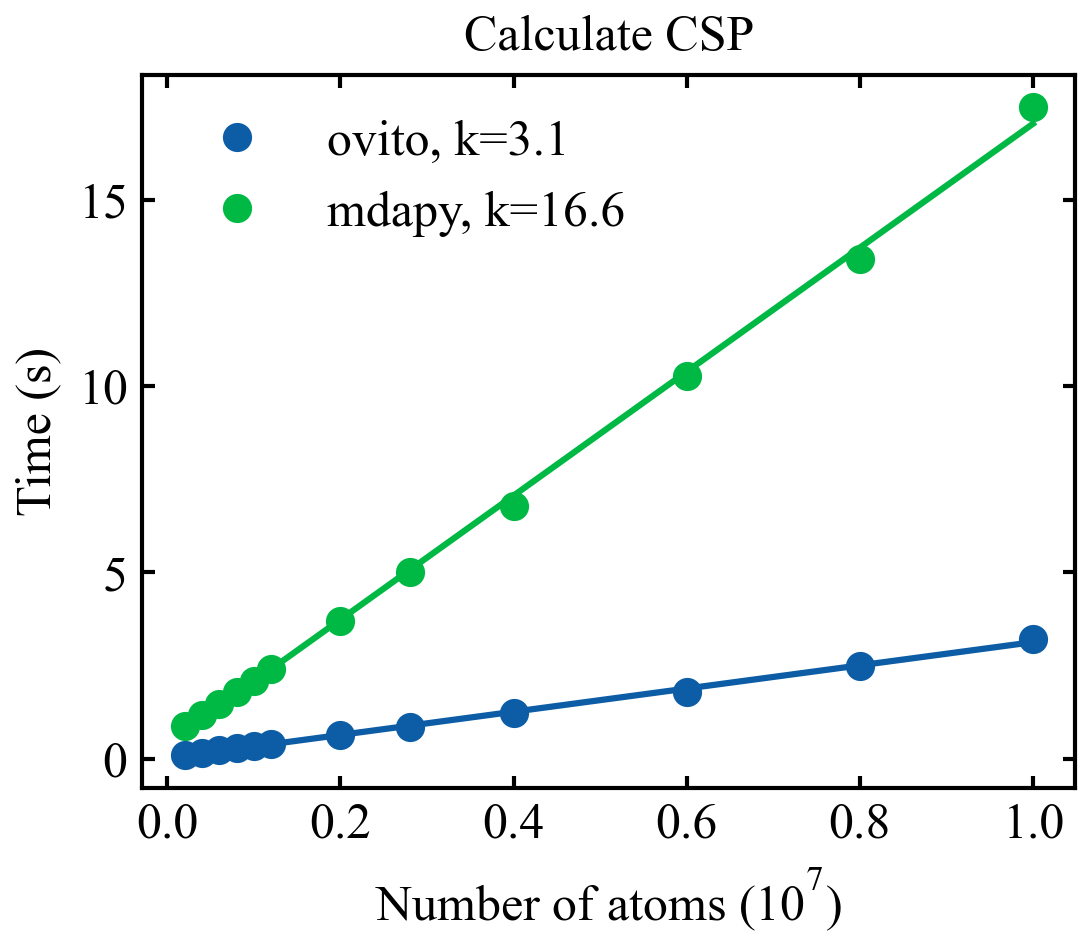

Generate this figure with Python:
import mdapy as mp
import numpy as np
from time import time
import matplotlib.pyplot as plt
from mdapy.plot.pltset import pltset, cm2inch
from mdapy.tools.timer import timer

from ovito.data import CutoffNeighborFinder, DataCollection, Particles, SimulationCell
from ovito.io import import_file
from ovito.pipeline import Pipeline, StaticSource
from ovito.modifiers import CentroSymmetryModifier

    
@timer
def test_csp_average_time(ave_num=3, check_ovito=False):
    time_list = []
    print('*'*30)
    for num in [5, 10, 15, 20, 25, 30, 50, 70, 100, 150, 200, 250]:
        FCC = mp.LatticeMaker(3.615, 'FCC', num, 100, 100)
        FCC.compute()
        print(f'Build {FCC.N} atoms...')
        ovito_t, mdapy_t = 0., 0.
        for turn in range(ave_num):
            print(f'Running {turn} turn in ovito...')
            particles = Particles()
            data = DataCollection()
            data.objects.append(particles)
            particles.create_property('Position', data=FCC.pos)
            cell = SimulationCell(pbc = (True, True, True))
            cell[...] = [[FCC.box[0, 1],0,0,FCC.box[0, 0]],
                         [0,FCC.box[1, 1],0,FCC.box[1, 0]],
                         [0,0,FCC.box[2, 1],FCC.box[2, 0]]]
            data.objects.append(cell)
            pipeline = Pipeline(source = StaticSource(data = data))

            start = time()
            pipeline.modifiers.append(CentroSymmetryModifier())
            data = pipeline.compute()
            end = time()
            ovito_t += (end-start)
            
            print(f'Running {turn} turn in mdapy...')
            start = time()
            system = mp.System(box=FCC.box, pos=FCC.pos)
            system.cal_centro_symmetry_parameter()
            end = time()
            mdapy_t += (end-start)
            if check_ovito:
                print(f'Checking results of {turn} turn...')
                assert np.allclose(system.data['csp'].values, np.array(data.particles['Centrosymmetry'][...]))
            
        time_list.append([FCC.N, ovito_t/ave_num, mdapy_t/ave_num])
        print('*'*30)
    time_list = np.array(time_list)
    np.savetxt('time_list_cpu_csp.txt', time_list, delimiter=' ', header='N ovito mdapy')
    return time_list
    
def plot(time_list, title=None, kind = 'cpu', save_fig=True):

    assert kind in ['cpu', 'gpu', 'cpu-gpu']
    if kind in ['cpu', 'gpu']:
        assert time_list.shape[1] == 3
    else:
        assert time_list.shape[1] == 4
    pltset()
    colorlist = [i['color'] for i in list(plt.rcParams['axes.prop_cycle'])]
    fig = plt.figure(figsize=(cm2inch(10), cm2inch(8)), dpi=150)
    plt.subplots_adjust(left=0.16, bottom=0.165, top=0.92, right=0.95)
    N_max = time_list[-1, 0]
    exp_max = int(np.log10(N_max))
    x, y = time_list[:, 0]/10**exp_max, time_list[:, 1]
    
    popt = np.polyfit(x, y, 1)
    plt.plot(x, np.poly1d(popt)(x), c=colorlist[0])
    plt.plot(x, y, 'o', label = f'ovito, k={popt[0]:.1f}')

    if kind == 'cpu-gpu':
        y1 = time_list[:, 2]
        popt = np.polyfit(x, y1, 1)
        plt.plot(x, np.poly1d(popt)(x), c=colorlist[1])
        plt.plot(x, y1, 'o', label = f'mdapy-cpu, k={popt[0]:.1f}')
        
        y2 = time_list[:, 3]
        popt = np.polyfit(x, y2, 1)
        plt.plot(x, np.poly1d(popt)(x), c=colorlist[2])
        plt.plot(x, y2, 'o', label = f'mdapy-gpu, k={popt[0]:.1f}')
    else:
        y1 = time_list[:, 2]
        popt = np.polyfit(x, y1, 1)
        plt.plot(x, np.poly1d(popt)(x), c=colorlist[1])
        plt.plot(x, y1, 'o', label = f'mdapy, k={popt[0]:.1f}')
    if title is not None:
        plt.title(title, fontsize=12)
    plt.legend()
    plt.xlabel('Number of atoms ($\mathregular{10^%d}$)' % exp_max)
    plt.ylabel('Time (s)')
    if save_fig:
        plt.savefig('csp_mdapy_ovito.png', dpi=300, bbox_inches='tight', transparent=True)
    plt.show()
    
if __name__ == '__main__':
    mp.init('cpu')
    import matplotlib
    matplotlib.use('Agg')
    time_list = test_entropy_average_time(ave_num=3, check_ovito=True)
    #time_list = np.loadtxt('time_list_cpu_csp.txt')
    plot(time_list, title='Calculate CSP', kind = 'cpu', save_fig=True)
